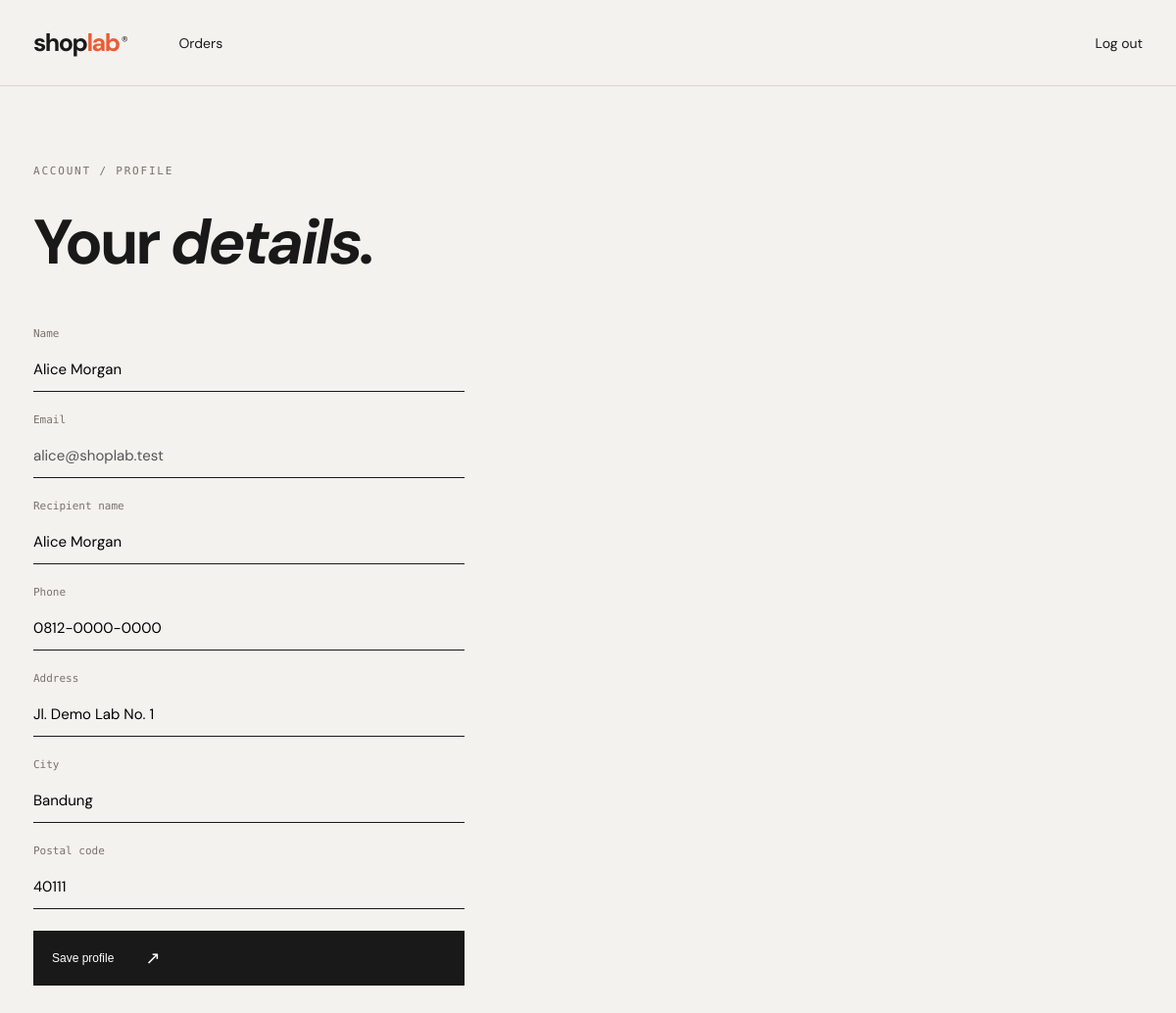
Screenshot of /profile (signed in) with the database file from the repository.
### tables this page shows
CREATE TABLE users (
            id INTEGER PRIMARY KEY, name TEXT NOT NULL, email TEXT UNIQUE NOT NULL,
            password_hash TEXT NOT NULL, role TEXT NOT NULL DEFAULT 'customer',
            created_at TEXT DEFAULT CURRENT_TIMESTAMP
        );

CREATE TABLE addresses (
            id INTEGER PRIMARY KEY, user_id INTEGER NOT NULL, recipient_name TEXT NOT NULL,
            phone TEXT NOT NULL, address TEXT NOT NULL, city TEXT NOT NULL, postal_code TEXT NOT NULL,
            FOREIGN KEY(user_id) REFERENCES users(id)
        );

### app.py (the view)
@app.get("/profile")
@login_required
def profile():
    address = db().execute("SELECT * FROM addresses WHERE user_id=? LIMIT 1", (session["user_id"],)).fetchone()
    return render_template("profile.html", address=address)

### app.py (called while the page is built)
def db():
    if "db" not in g:
        g.db = sqlite3.connect(DATABASE)
        g.db.row_factory = sqlite3.Row
        g.db.execute("PRAGMA foreign_keys = ON")
    return g.db

@app.before_request
def ensure_database():
    init_db()

def current_user():
    user_id = session.get("user_id")
    return db().execute("SELECT id,name,email,role FROM users WHERE id=?", (user_id,)).fetchone() if user_id else None

def login_required(view):
    @wraps(view)
    def wrapped(*args, **kwargs):
        if not current_user():
            flash("Silakan masuk terlebih dahulu.", "error")
            return redirect(url_for("login", next=request.path))
        return view(*args, **kwargs)
    return wrapped

@app.context_processor
def inject_globals():
    return {"user": current_user(), "cart_count": sum(session.get("cart", {}).values())}

### templates/profile.html (shortened to what this page needs)
<!doctype html>
<html lang="id">
<head><meta charset="utf-8"><meta name="viewport" content="width=device-width,initial-scale=1"><title>Profile — ShopLab</title><link rel="stylesheet" href="{{ url_for('static', filename='style.css') }}"></head>
<body><nav class="nav wrap"><a class="brand" href="{{ url_for('home') }}">shop<span>lab</span><sup>®</sup></a><div class="nav-links"><a href="{{ url_for('orders') }}">Orders</a></div><a href="{{ url_for('logout') }}">Log out</a></nav>
<main class="simple-page wrap"><p class="kicker">ACCOUNT / PROFILE</p><h1>Your <em>details.</em></h1>
<form method="post" class="auth-form"><label>Name<input name="name" value="{{ user.name }}" required></label><label>Email<input value="{{ user.email }}" disabled></label><label>Recipient name<input name="recipient_name" value="{{ address.recipient_name if address else '' }}" required></label><label>Phone<input name="phone" value="{{ address.phone if address else '' }}" required></label><label>Address<input name="address" value="{{ address.address if address else '' }}" required></label><label>City<input name="city" value="{{ address.city if address else '' }}" required></label><label>Postal code<input name="postal_code" value="{{ address.postal_code if address else '' }}" required></label><button class="dark-btn" type="submit">Save profile <span>↗</span></button></form></main></body></html>

### static/style.css (style rules this page uses)
:root { --ink:#191919;--cream:#f4f2ee;--line:#d8d5cf;--orange:#eb5b35;--muted:#77736d }
* { box-sizing:border-box }
body { margin:0;background:var(--cream);color:var(--ink);font:14px 'DM Sans',sans-serif }
.wrap { max-width:1240px;margin:auto;padding-left:34px;padding-right:34px }
.nav { height:88px;display:flex;align-items:center;border-bottom:1px solid var(--line);gap:54px }
.brand { font-weight:700;font-size:25px;letter-spacing:-1.5px;text-decoration:none;color:var(--ink) }
.brand span { color:var(--orange) }
.brand sup { font:9px 'DM Mono';margin-left:3px }
.nav-links,.nav-actions { display:flex;align-items:center;gap:26px }
.nav-links { flex:1 }
.nav a { color:var(--ink);text-decoration:none }
.kicker { font:11px 'DM Mono';letter-spacing:1.8px;color:var(--muted);margin:0 0 25px }
.dark-btn { display:inline-flex;align-items:center;gap:32px;background:var(--ink);color:#fff;text-decoration:none;padding:17px 19px;font-size:12px;border:0;cursor:pointer }
.dark-btn span { font-size:18px }
.auth,.simple-page { padding-top:80px;padding-bottom:100px }
.auth h1,.simple-page h1 { font-size:64px;letter-spacing:-3px;margin:0 0 45px }
.auth-form { max-width:440px;display:grid;gap:22px }
.auth-form label { font:11px 'DM Mono';color:var(--muted);display:grid;gap:8px }
.auth-form input { border:0;border-bottom:1px solid var(--ink);background:none;padding:12px 0;font:15px 'DM Sans';outline:0 }

### rows the page displays
users: name "Alice Morgan", email "alice@shoplab.test"
addresses: recipient_name "Alice Morgan", phone "0812-0000-0000", address "Jl. Demo Lab No. 1", city "Bandung", postal_code "40111"
